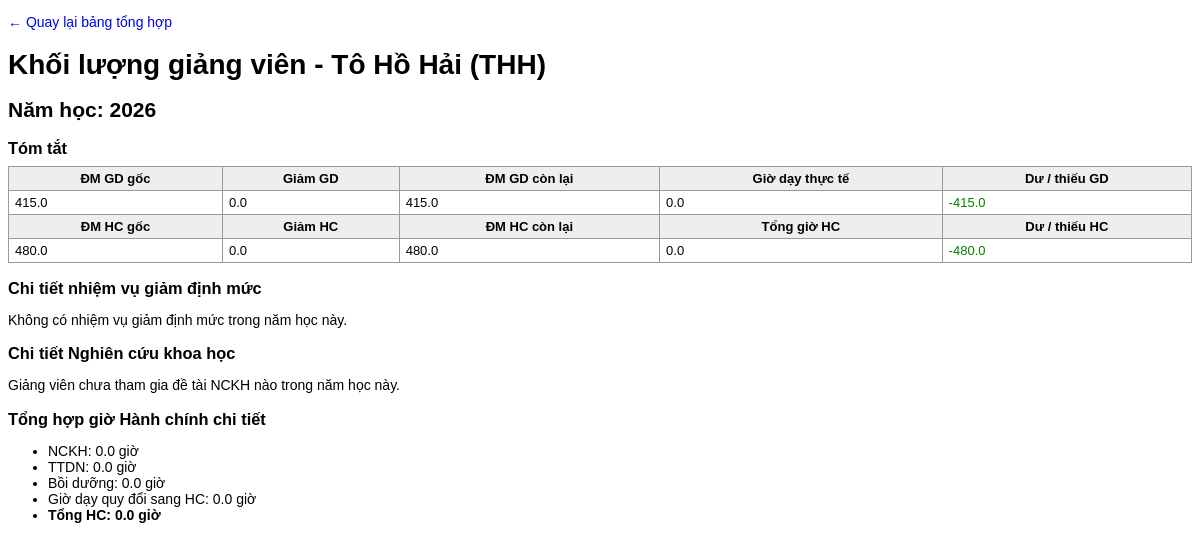
Page /timetable/instructor-workload/1/2/ on the earlier database version.
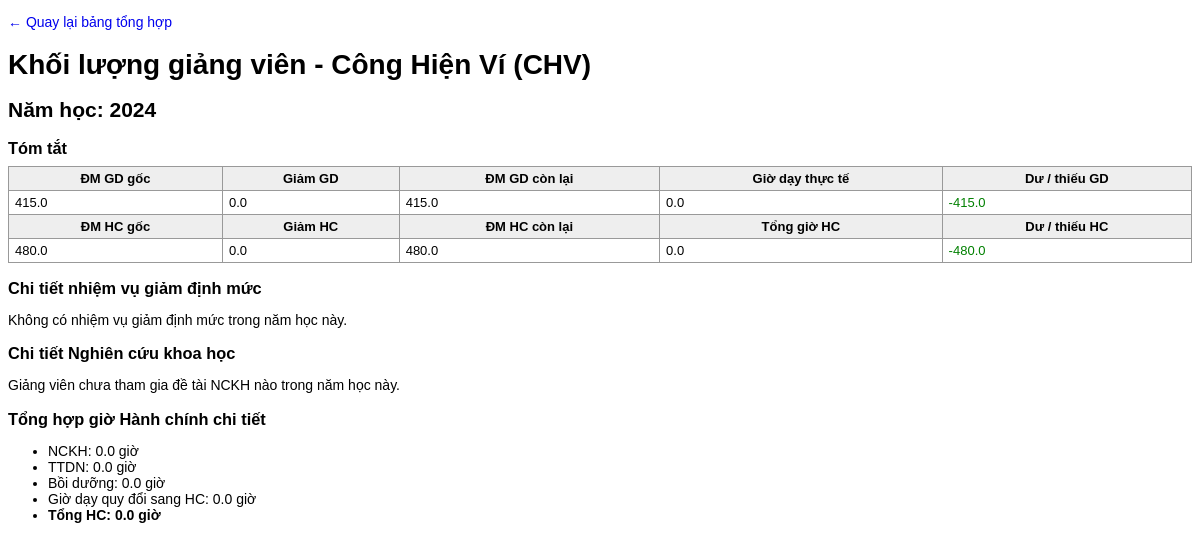
Same page on the later database version.
### timetable/models.py (models this page shows, shortened)
class Instructor(models.Model):
    code = models.CharField(max_length=20, unique=True, verbose_name="Mã GV")
    name = models.CharField(max_length=100, verbose_name="Họ tên")
    department = models.ForeignKey(Department, on_delete=models.CASCADE, verbose_name="Thuộc Khoa")
    is_leader = models.BooleanField(default=False, verbose_name="Là Lãnh đạo (cờ tổng quát)")
    teaching_quota = models.FloatField(default=415, verbose_name="Định mức GIẢNG DẠY (Tiết)")
    admin_quota = models.FloatField(default=480, verbose_name="Định mức HÀNH CHÍNH (Giờ)")
    conversion_ratio = models.FloatField(default=3.2, verbose_name="Hệ số quy đổi giờ chuẩn → giờ HC")
    max_subjects_per_semester = models.IntegerField(
        default=3, verbose_name="Tối đa môn được phân dạy mỗi Học kỳ"
    )
    roles = models.ManyToManyField(
        InstructorRole, blank=True, verbose_name="Vai trò (ảnh hưởng giảm giờ chuẩn)"
    )
    allowed_majors = models.ManyToManyField(
        Major, blank=True, verbose_name="Được phân dạy cho các Ngành"
    )
    can_teach_general = models.BooleanField(
        default=False, verbose_name="Có dạy được các môn chung (đại cương)?"
    )
    competencies = models.ManyToManyField(
        Subject,
        through="InstructorCompetency",
        verbose_name="Khả năng giảng dạy (theo Môn)",
        blank=True,
    )
    class Meta:
        verbose_name_plural = "6. Quản lý Giảng viên"

class AcademicYear(models.Model):
    code = models.CharField(max_length=20, unique=True, verbose_name="Mã Năm học")
    note = models.TextField(blank=True, verbose_name="Ghi chú")
    class Meta:
        verbose_name_plural = "1. Quản lý Năm học"

### timetable/views.py (the view, shortened to what this page needs)
def instructor_workload_detail(request, instructor_id, year_id):
    academic_year = get_object_or_404(AcademicYear, id=year_id)
    instructor = get_object_or_404(Instructor, id=instructor_id)
    all_data = calculate_instructor_workload(academic_year)
    row = None
    for r in all_data:
        if r["instructor"].id == instructor.id:
            row = r
            break
    research_members = ResearchMember.objects.filter(
        instructor=instructor,
        project__year=academic_year,
    ).select_related("project", "project__category").order_by("project__topic_name")
    context = {
        "academic_year": academic_year,
        "instructor": instructor,
        "row": row,
        "research_members": research_members,
    }
    return render(request, "timetable/instructor_workload_detail.html", context)

### timetable/templates/timetable/instructor_workload_detail.html (shortened to what the changed rows need)
<!DOCTYPE html>
<html lang="vi">
<head>
</head>
<body>
    {% load math_filters %}
  <p>
    <a href="{% url 'timetable:instructor_workload' %}?academic_year={{ academic_year.id }}">&larr; Quay lại bảng tổng hợp</a>
  </p>
  <h1>Khối lượng giảng viên - {{ instructor.name }} ({{ instructor.code }})</h1>
  <h2>Năm học: {{ academic_year.code }}</h2>
  <h3>Tóm tắt</h3>
  <table>
    <tr>
      <th>ĐM GD gốc</th>
      <th>Giảm GD</th>
      <th>ĐM GD còn lại</th>
      <th>Giờ dạy thực tế</th>
      <th>Dư / thiếu GD</th>
    </tr>
    <tr>
      <td>{{ row.base_teaching_quota|floatformat:1 }}</td>
      <td>{{ row.teaching_reduced_hours|floatformat:1 }}</td>
      <td>{{ row.teaching_quota_adj|floatformat:1 }}</td>
      <td>{{ row.teaching_hours|floatformat:1 }}</td>
      <td>
        {% if row.teaching_overload > 0 %}
          <span class="overload">+{{ row.teaching_overload|floatformat:1 }}</span>
        {% else %}
          <span class="underload">{{ row.teaching_overload|floatformat:1 }}</span>
        {% endif %}
      </td>
    </tr>
    <tr>
      <th>ĐM HC gốc</th>
      <th>Giảm HC</th>
      <th>ĐM HC còn lại</th>
      <th>Tổng giờ HC</th>
      <th>Dư / thiếu HC</th>
    </tr>
    <tr>
      <td>{{ row.base_admin_quota|floatformat:1 }}</td>
      <td>{{ row.admin_reduced_hours|floatformat:1 }}</td>
      <td>{{ row.admin_quota_adj|floatformat:1 }}</td>
      <td>{{ row.admin_hours_total|floatformat:1 }}</td>
      <td>
        {% if row.admin_overload > 0 %}
          <span class="overload">+{{ row.admin_overload|floatformat:1 }}</span>
        {% else %}
          <span class="underload">{{ row.admin_overload|floatformat:1 }}</span>
        {% endif %}
      </td>
    </tr>
  </table>
  <h3>Chi tiết nhiệm vụ giảm định mức</h3>
  {% if row.duty_breakdown %}
    <table>
      <thead>
        <tr>
          <th>Nhiệm vụ</th>
          <th>Số tháng</th>
          <th>% giảm GD</th>
          <th>Giờ giảm GD</th>
          <th>% giảm HC</th>
          <th>Giờ giảm HC</th>
          <th>Ghi chú</th>
        </tr>
      </thead>
      <tbody>
        {% for b in row.duty_breakdown %}
          <tr>
            <td>{{ b.obj.reduction_type.name }}</td>
            <td>{{ b.months }}</td>
            <td>{{ b.teaching_percent }}</td>
            <td>{{ b.teaching_hours|floatformat:1 }}</td>
            <td>{{ b.admin_percent }}</td>
            <td>{{ b.admin_hours|floatformat:1 }}</td>
            <td>{{ b.obj.note }}</td>
          </tr>
        {% endfor %}
      </tbody>
    </table>
  {% else %}
    <p>Không có nhiệm vụ giảm định mức trong năm học này.</p>
  {% endif %}
  <h3>Chi tiết Nghiên cứu khoa học</h3>
  {% if research_members %}
    <table>
      <thead>
        <tr>
          <th>Đề tài</th>
          <th>Loại</th>
          <th>Vai trò</th>
          <th>Số lượng</th>
          <th>Giờ quy đổi của đề tài</th>
          <th>Tỷ lệ hưởng</th>
          <th>Giờ tính cho GV</th>
        </tr>
      </thead>
      <tbody>
        {% for m in research_members %}
          <tr>
            <td>{{ m.project.topic_name }}</td>
            <td>
              {% if m.project.category %}
                {{ m.project.category.name }}
                <small>({{ m.project.category.unit_label }})</small>
              {% endif %}
            </td>
            <td>
              {% if m.role == "CN" %}Chủ nhiệm{% else %}Cộng sự{% endif %}
            </td>
            <td>{{ m.project.quantity }}</td>
            <td>{{ m.project.hours|floatformat:1 }}</td>
            <td>
              {% if m.share_ratio %}
                {{ m.share_ratio|floatformat:2 }}
              {% else %}
                Tự chia (quy tắc 6:4/4:3:3...)
              {% endif %}
            </td>
            <td>
              {% if m.share_ratio %}
                {{ m.project.hours|floatformat:1 }} × {{ m.share_ratio|floatformat:2 }} ≈
                {{ m.project.hours|mul:m.share_ratio|floatformat:1 }}
              {% else %}
                (xem cột NCKH tổng ở phần tóm tắt)
              {% endif %}
            </td>
          </tr>
        {% endfor %}
      </tbody>
    </table>
  {% else %}
    <p>Giảng viên chưa tham gia đề tài NCKH nào trong năm học này.</p>
  {% endif %}
  <h3>Tổng hợp giờ Hành chính chi tiết</h3>
  <ul>
    <li>NCKH: {{ row.rp_hours|floatformat:1 }} giờ</li>
    <li>TTDN: {{ row.ei_hours|floatformat:1 }} giờ</li>
    <li>Bồi dưỡng: {{ row.pd_hours|floatformat:1 }} giờ</li>
    <li>Giờ dạy quy đổi sang HC: {{ row.teaching_to_admin_hours|floatformat:1 }} giờ</li>
    <li><strong>Tổng HC: {{ row.admin_hours_total|floatformat:1 }} giờ</strong></li>
  </ul>
</body>
</html>

Differences in the rows shown:
changed Instructor: name "Tô Hồ Hải" → "Công Hiện Ví"; code "THH" → "CHV"
changed AcademicYear: code "2026" → "2024"
